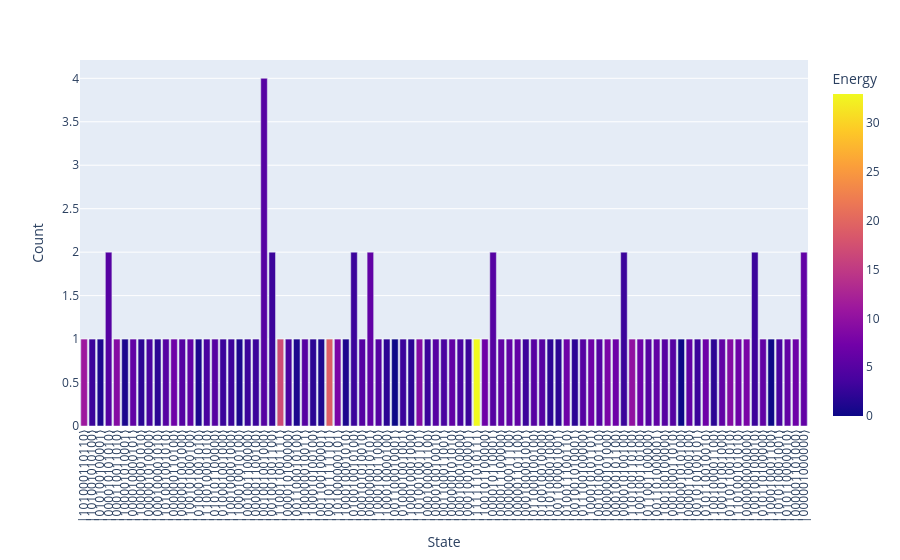

Source (notebook cell):
### Code cell
penalty = 2
k_coloring = partial(graph_coloring_h, edges, num_nodes, num_colors, penalty)

res, result = qaoa(
    problem_h=k_coloring,
    mixer_h=default_mixer_h,
    initial_state=H,
    num_qubits=num_nodes * num_colors,
    p=4,
)

print(res)
display(result.histogram("bin", hamiltonian=k_coloring))

plot_k_coloring_graph(
    edges,
    num_nodes,
    num_colors,
    result.most_frequent_state(),
)
